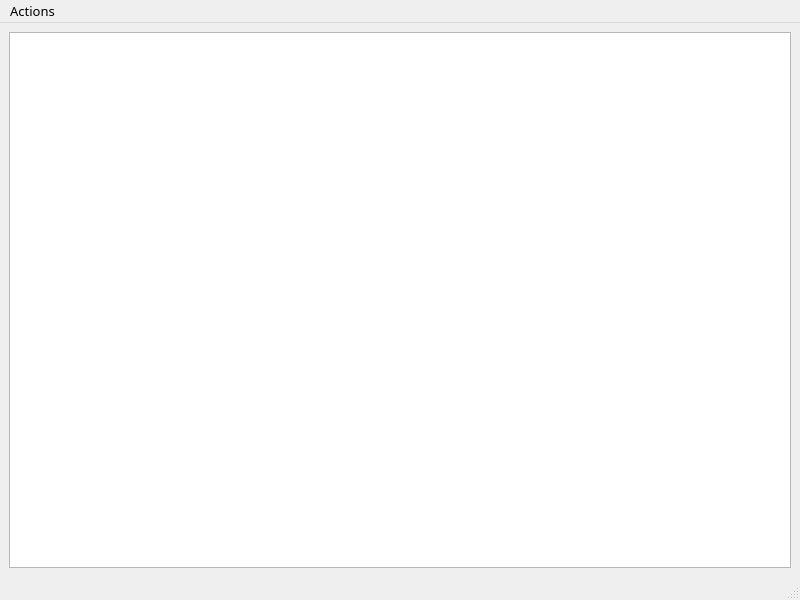
<?xml version="1.0" encoding="UTF-8"?>
<ui version="4.0">
 <class>CGIBug</class>
 <widget class="QMainWindow" name="CGIBug">
  <property name="geometry">
   <rect>
    <x>0</x>
    <y>0</y>
    <width>800</width>
    <height>600</height>
   </rect>
  </property>
  <property name="font">
   <font>
    <family>JetBrains Mono</family>
    <pointsize>10</pointsize>
   </font>
  </property>
  <property name="windowTitle">
   <string>CGI Bugger</string>
  </property>
  <widget class="QWidget" name="centralwidget">
   <layout class="QVBoxLayout" name="verticalLayout">
    <item>
     <widget class="QTextEdit" name="textEdit">
      <property name="font">
       <font>
        <pointsize>9</pointsize>
       </font>
      </property>
     </widget>
    </item>
   </layout>
  </widget>
  <widget class="QMenuBar" name="menubar">
   <property name="geometry">
    <rect>
     <x>0</x>
     <y>0</y>
     <width>800</width>
     <height>23</height>
    </rect>
   </property>
   <property name="defaultUp">
    <bool>false</bool>
   </property>
   <property name="nativeMenuBar">
    <bool>true</bool>
   </property>
   <widget class="QMenu" name="menuActions">
    <property name="title">
     <string>Actions</string>
    </property>
    <addaction name="actionOpenDB"/>
    <addaction name="actionStartScanning"/>
    <addaction name="actionClearConsole"/>
   </widget>
   <addaction name="menuActions"/>
  </widget>
  <widget class="QStatusBar" name="statusbar"/>
  <action name="actionOpenDB">
   <property name="text">
    <string>Open DB</string>
   </property>
  </action>
  <action name="actionStartScanning">
   <property name="text">
    <string>Start scanning</string>
   </property>
  </action>
  <action name="actionClearConsole">
   <property name="text">
    <string>Clear console</string>
   </property>
  </action>
 </widget>
 <resources/>
 <connections/>
</ui>
